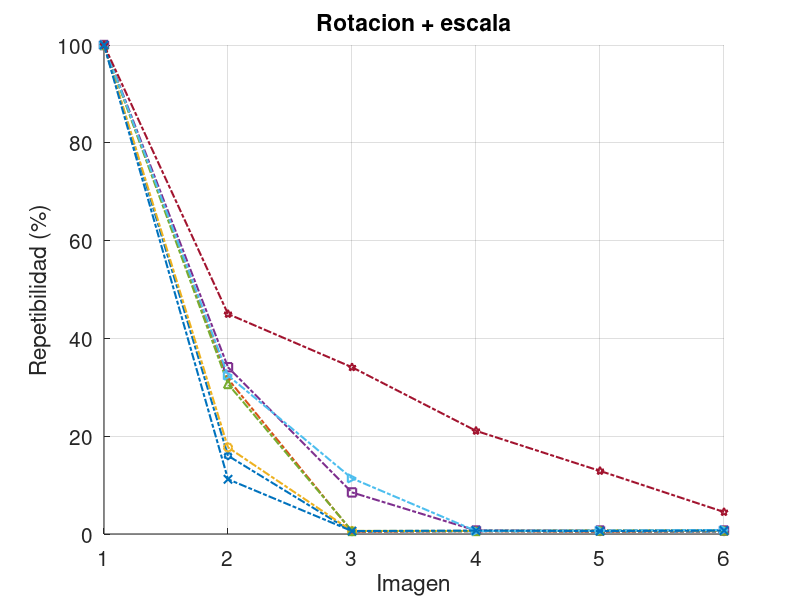

Source code (MATLAB): (Note: this script raises an error after producing the figure.)
%% GFTT detector
clear all;
close all;
clc;

width = 4;     % Width in inches
height = 4.5;    % Height in inches
alw = 0.75;    % AxesLineWidth
fsz = 15;      % Fontsize
lw = 1.5;      % LineWidth
msz = 6;       % MarkerSize

figure(1);
pos = get(gcf, 'Position');
set(gcf, 'Position', [pos(1) pos(2) width*100, height*100]); %<- Set size
set(gca, 'FontSize', fsz, 'LineWidth', alw); %<- Set properties

hold on;
grid off;

% GFTT
x=csvread('GFTT-ORB-r.csv');
x = x*100;x = [100 x];
p1=plot(x,'LineWidth',lw, 'MarkerSize',msz, 'Marker','h', 'LineStyle','-.');

x=csvread('GFTT-BRIEF-r.csv');
x = x*100;x = [100 x];
p2=plot(x,'LineWidth',lw, 'MarkerSize',msz, 'Marker','+', 'LineStyle','-.');

% FAST
x=csvread('FAST-ORB-r.csv');
x = x*100;x = [100 x];
p3=plot(x,'LineWidth',lw, 'MarkerSize',msz, 'Marker','o', 'LineStyle','-.');

x=csvread('FAST-BRISK-r.csv');
x = x*100;x = [100 x];
p4=plot(x,'LineWidth',lw, 'MarkerSize',msz, 'Marker','s', 'LineStyle','-.');

x=csvread('FAST-BRIEF-r.csv');
x = x*100;x = [100 x];
p5=plot(x,'LineWidth',lw, 'MarkerSize',msz, 'Marker','^', 'LineStyle','-.');

x=csvread('FAST-FREAK-r.csv');
x = x*100;x = [100 x];
p6=plot(x,'LineWidth',lw, 'MarkerSize',msz, 'Marker','>', 'LineStyle','-.');

% ORB
x=csvread('ORB-ORB-r.csv');
x = x*100;x = [100 x];
p7=plot(x,'LineWidth',lw, 'MarkerSize',msz, 'Marker','p', 'LineStyle','-.');

x=csvread('ORB-BRIEF-r.csv');
x = x*100;x = [100 x];
p8=plot(x,'LineWidth',lw, 'MarkerSize',msz, 'Marker','x', 'LineStyle','-.');

title('Rotacion + escala');
xlabel('Imagen');
ylabel('Repetibilidad (%)');
grid on

a=axes('position',get(gca,'position'),'visible','off');
legend(a,[p1 p2 p3 p4 p5 p6 p7 p8],'GFTT-ORB','GFTT-BRIEF','FAST-ORB','FAST-BRISK','FAST-BRIEF','FAST-FREAK', 
'ORB-ORB','ORB-BRIEF','FontSize', fsz, 'Location','Default');
hold off;

% Here we preserve the size of the image when we save it.
set(gcf,'InvertHardcopy','on');
set(gcf,'PaperUnits', 'inches');
papersize = get(gcf, 'PaperSize');
left = (papersize(1)- width)/2;
bottom = (papersize(2)- height)/2;
myfiguresize = [left, bottom, width, height];
set(gcf,'PaperPosition', myfiguresize);
 
% Save the file as PNG
 print('Rotation','-dpng','-r300');
